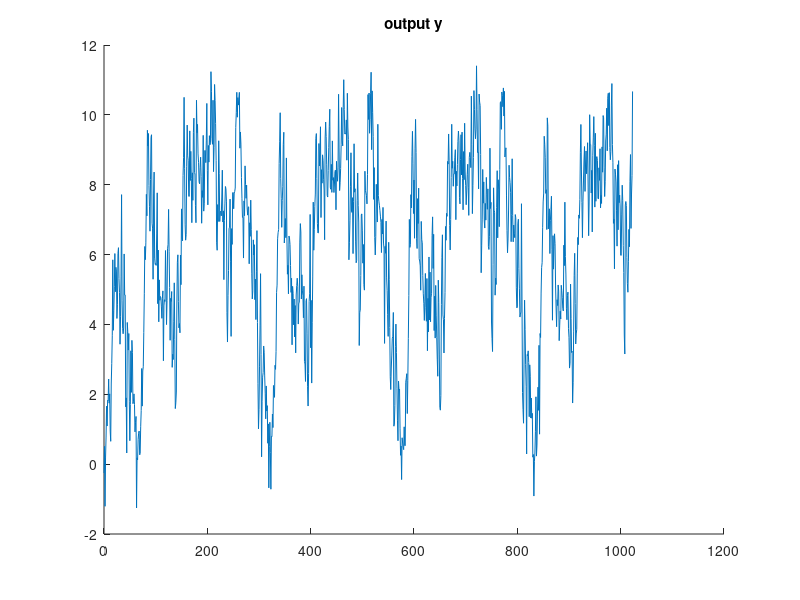
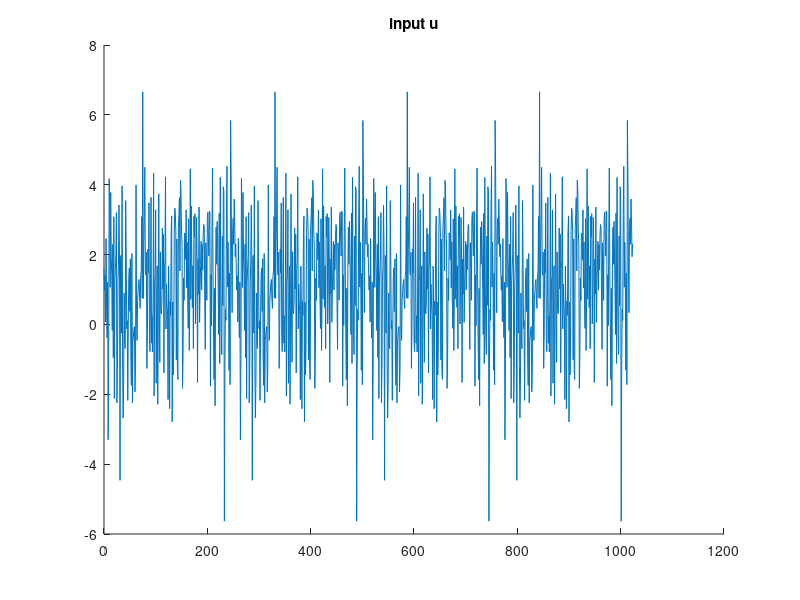
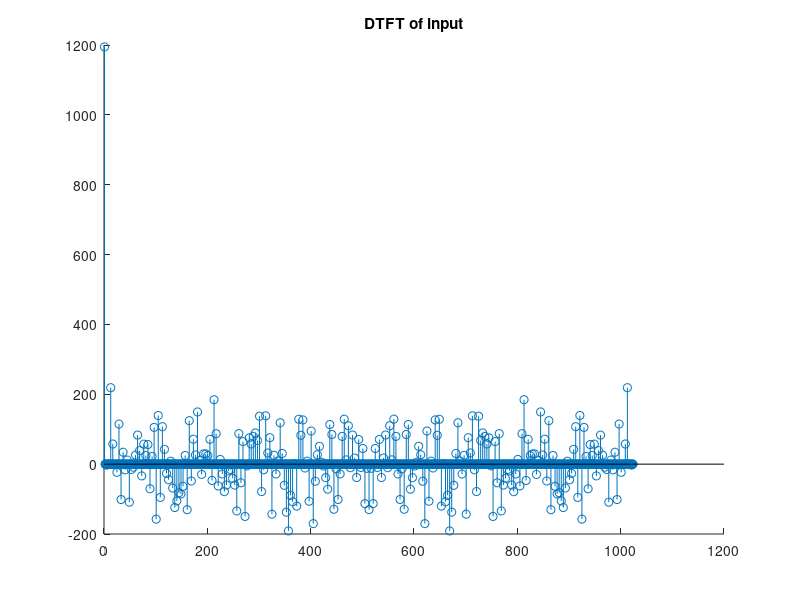

MATLAB code to generate these figures, in order: (Note: this script raises an error after producing the figures.)
clc
clear all
close all

G = tf([0.1 0], conv([1 -1.7 0.72],[1 -0.98 0.9]),1) ;
H = tf([0.5 -0.9*0.5],[1 -0.25],1) ;

%generate signals
N=1024 ;
m = 4 ;
time = [0:1:N-1] ;
e = randn(N,1) ;
uperiod = 1+ 2*randn(N/4,1) ;
u = [uperiod ; uperiod ; uperiod ; uperiod]

ye = lsim(H,e,time) ;
yu = lsim(G,u,time) ;

y = ye + yu ;

figure(1)
title('output y') ; hold on ;
plot(time,y); 
figure(2)
title('input u') ; hold on ;
plot(time,u);

Y = fft(y) ;
U = fft(u) ;

figure(3)
title('DTFT of input') ; hold on ;
stem(U)

G_bar = abs(Y./U) ;
G_bar = reshape(G_bar , [4,N/4]) ;
G_bar = G_bar(1,:)';

omega = exp(i*2*pi/N*[0:1:(N-1)]) ;
omega = reshape(omega , [4,N/4]) ; 
omega = omega(1,:)';
Gfreq = squeeze(abs(freqresp(G,omega))) ;

figure(4)
loglog( G_bar); hold on ;
loglog( Gfreq) ;
title('unsmoothened plant estimation') ;
legend('estimated tf', 'real tf') ;
ylim([10^(-2) 10^(2)]) ;

figure(5)
loglog( abs(G_bar-Gfreq)) ; hold on ;
loglog( Gfreq) ;
title('error before smoothening') ;
legend('error', 'real tf') ;

%% c) do the average
G_bar_average_tot = [] ;
for i = 1:m
    e = randn(N/m,1) ;
    time = [0:1:(N/m - 1)] ;
    ye = lsim(H,e,time) ;
    yu = lsim(G,uperiod,time) ;
    y = ye + yu ;
    Y = fft(y) ;
    U = fft(uperiod) ;
    G_bar_average_tot = [G_bar_average_tot abs(Y./U)] ;
end

G_bar_average = zeros(N/m,1)' ;
for i = 1:m ;
    G_bar_average = G_bar_average + 1/m * G_bar_average_tot(((i-1)*N/m +1):i*N/m) ;
end

figure(6)
loglog( G_bar_average); hold on ;
loglog( Gfreq) ;
title('averaged plant estimation') ;
legend('estimated tf', 'real tf') ;
ylim([10^(-2) 10^(2)]) ;

%% d) hann response (frequency)
gama = [5 10 50 100] ;
figure(7) ; hold on ;
xlim([-2 2]) ;
for i = 1:size(gama,2) 
    [omega,WHann] = WfHann(gama(i),N) ;
    plot(omega, WHann) ; 
end
legend ('5', '10', '50', '100') ;

%% e) hann response (time)
gama = [5 10 50 100] ;
figure(8) ; hold on ;
for i = 1:size(gama,2) 
    [lags,WHann] = WtHann(gama(i),N) ;
    plot(lags, WHann) ; 
end
legend ('5', '10', '50', '100') ;

%% f) smoothed signal
figure(8)
for i = 1:size(gama,2) 
    Gest = G_bar ;
    Gs = 0*Gest; % smoothed estimate
    [omega,Wg] = WfHann(gama(i),N/m); % window (centered)
    zidx = find(omega==0); % shift to start at zero
    omega = [omega(zidx:(N/m));omega(1:zidx-1)]; % frequency grid
    Wg = [Wg(zidx:(N/m)) Wg(1:zidx-1)];
    a = U.*conj(U);
    % variance weighting
    for wn = 1:(N/m),
        Wnorm = 0; % reset normalisation
        for xi = 1:(N/m),
            widx = mod(xi-wn,N/m)+1; % wrap window index
            Gs(wn) = Gs(wn) + ...
            Wg(widx) * Gest(xi) * a(xi);
            Wnorm = Wnorm + Wg(widx) * a(xi);
        end
    Gs(wn) = Gs(wn)/Wnorm; % weight normalisation
    end
    subplot(2,2,i)
    loglog(Gs) ; hold on ;
    loglog( Gfreq) ;
    legend(int2str(gama(i)),'real')
end

title('frequency smoothened');